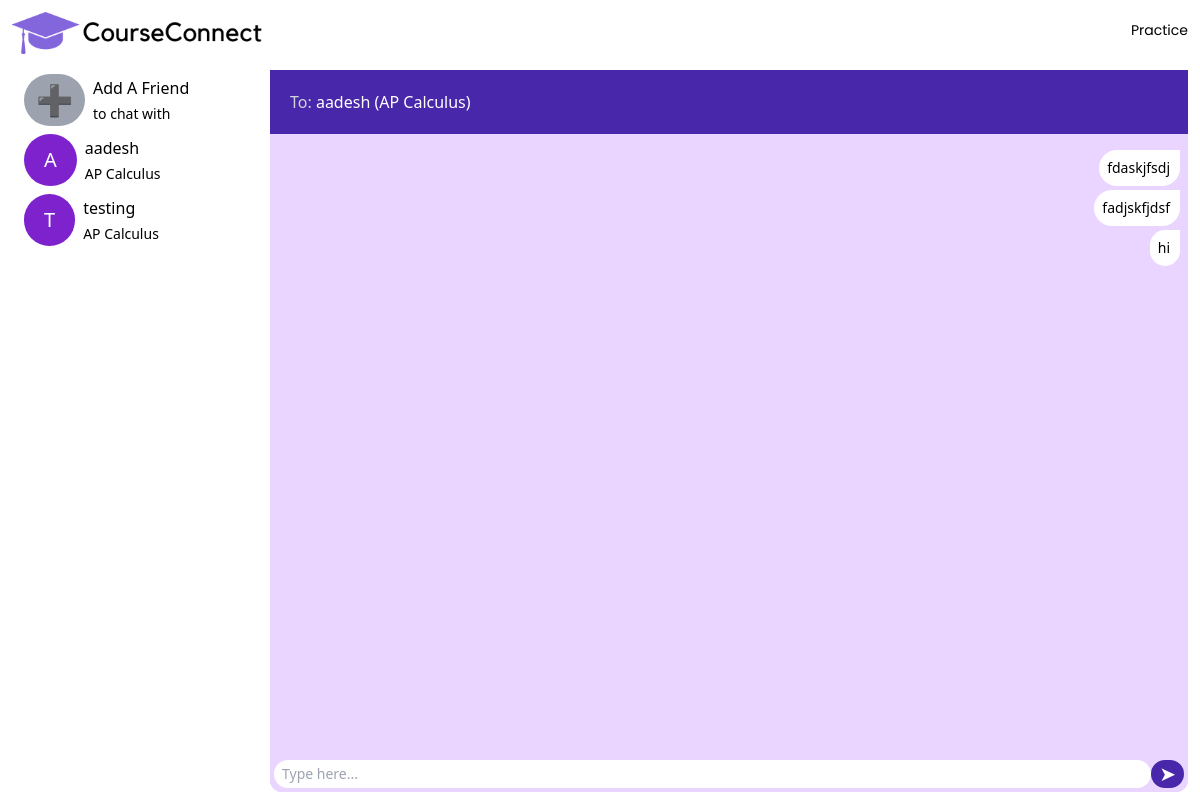
/chats (signed in), run on the app's committed database.
### packages/models.py (models this page shows, shortened)
class Chatroom(database.Model):
    id = database.Column("id", database.Integer, primary_key=True)
    practice_problems = database.relationship("PracticeProblem", secondary=chatroom_practiceproblem)
    practice_problems = database.relationship(
        "PracticeProblem",
        secondary=chatroom_practiceproblem,
        overlaps="chatroom",
    )
    name = database.Column(database.String(100))
    commonality = database.Column(database.String(100))
    messages = database.relationship("Message", back_populates="chatroom")
    users = database.relationship('Users', secondary=user_chatroom_association, back_populates='chatrooms')
    user_1_open = database.Column(database.Boolean, default=False)
    user_2_open = database.Column(database.Boolean, default=False)
    def get_friend(self, user):
        user_a, user_b = map(int, self.name.split("x"))
        if user_a == user.id:
            return Users.get_user(id=user_b)
        else:
            return Users.get_user(id=user_a)
    def get_message_status(self, user):
        user_a, user_b = map(int, self.name.split("x"))
        if user_a != user.id:
            if self.user_1_open:
                return True
            else:
                return False
        elif user_b != user.id:
            if self.user_2_open:
                return True
            else:
                return False

class Users(database.Model):
    id = database.Column("id", database.Integer, primary_key=True)
    name = database.Column(database.String(100))
    email = database.Column(database.String(100))
    password = database.Column(database.String(100))
    courses = database.Column(database.JSON)
    chatrooms = database.relationship('Chatroom', secondary=user_chatroom_association, back_populates='users')
    chatroom_ordering = database.Column(database.JSON)
    def get_chatrooms(self):
        chatrooms_list = []
        for chatroom_name in self.chatroom_ordering:
            chatrooms_list.append(Chatroom.query.filter_by(name=chatroom_name).first())
        return chatrooms_list
    @staticmethod
    def get_user(email=None, id=None):
        if email:
            return Users.query.filter_by(email=email).first()
        if id:
            return Users.query.filter_by(id=id).first()

class Message(database.Model):
    id = database.Column("id", database.Integer, primary_key=True)
    sender = database.Column(database.String(100))
    content = database.Column(database.String(200))
    chatroom_id = database.Column(database.Integer, database.ForeignKey('chatroom.id'))
    chatroom = database.relationship('Chatroom', back_populates='messages')  # Define the relationship here

### app.py (the view)
@app.route("/chats")
@logged_in
def chats():
    email = flask.session.get("email")
    user = Users.get_user(email=email)
    if len(user.chatrooms) > 0:
        chatroom = user.chatrooms[0]
        return flask.render_template("dashboard.html", user=user)
    else:
        return flask.redirect("/add")

### packages/backend.py (called while the page is built)
def logged_in(f):
    @wraps(f)
    def validator(*args, **kwargs):
        if flask.session.get("email"):
            return f(*args, **kwargs)
        else:
            return flask.redirect("/")
    return validator

### templates/dashboard.html (shortened to what this page needs)
<!DOCTYPE html>
<html lang="en">
<head>
    <link href="../static/css/output.css" rel="stylesheet">
</head>
<body>
    <div class="h-screen">
        <div class="flex flex-col space-y-1 px-3 h-full pb-2">
            <nav class="flex flex-col min-[540px]:flex-row justify-between py-3 space-y-2">
                <img src="../static/img/logo.png" width="250px">
                <div class="flex flex-row space-x-5 font-poppins text-sm">
                    <a class="" href="/practice-problems">Practice</a>
                </div>
            </nav>
            <div id="main" class="flex flex-row space-x-2 h-full">
                <div id="friendList" class=" py-1 space-y-2 w-[250px]">
                    <a class="flex flex-row space-x-2 px-3 items-center " href="/add">
                        <div>
                            <p class="bg-gray-400 text-white rounded-full px-3 py-2 text-3xl">➕</p>
                        </div>
                        <div class="flex flex-col space-y-1">
                            <p class="text-md">Add A Friend</p>
                            <p class="text-sm">to chat with</p>
                        </div>
                    </a>
                    {% for chatroom in user.get_chatrooms() %}
                        <div id="{{chatroom.get_friend(user).id}}Contact" userName="{{ chatroom.get_friend(user).name }}" commonality="{{ chatroom.commonality }}" onclick="changeChatroom({{ chatroom.get_friend(user).id }})" class="flex flex-row space-x-2 px-3 items-center">
                            <div>
                                <p class="bg-purple-700 text-white rounded-full px-5 py-3 text-xl">{{ chatroom.get_friend(user).name[0].upper() }}</p>
                            </div>
                            <div class="flex flex-col space-y-1">
                                <p class="text-md">{{ chatroom.get_friend(user).name }}</p>
                                <p class="text-sm">{{ chatroom.commonality }}</p>
                            </div>
                        </div>
                    {% endfor %}
                </div>
                <div class="flex flex-col grow rounded-b-3xl h-full">
                    <div class="bg-accent text-white text-md px-5 py-5">
                        <span class="text-gray-300">To: </span><span id="toChat">{{ user.get_chatrooms()[0].get_friend(user).name }} ({{ user.get_chatrooms()[0].commonality }})</span>
                    </div>
                    <div id="chatContainer" class="flex grow justify-between flex-col bg-purple-200 h-0 rounded-b-xl">
                        <div>
                            {% for chatroom in user.get_chatrooms() %}
                                {% if chatroom == user.get_chatrooms()[0] %}
                                    <div id="{{ chatroom.get_friend(user).id }}" class="flex flex-col-reverse px-2 pt-3 pb-1 space-y-0 ">
                                    {% for message in chatroom.messages[::-1] %}
                                        {% if message.sender|int == user.id  %}
                                            <div class="flex flex-row-reverse">
                                                <p class="rounded-b-3xl text-sm rounded-l-3xl bg-white max-w-sm w-fit pl-2 py-2 pr-2.5 text-black">{{ message.content }}</p>
                                            </div>
                                        {% else %}
                                            <div class="max-w-sm">
                                                <p class="rounded-b-3xl text-sm rounded-r-3xl bg-accent w-fit pl-2 py-2 pr-2.5 text-white">{{ message.content }}</p>
                                            </div>
                                        {% endif %}
                                        <div class="h-1"></div>
                                    {% endfor %}
                                    </div>
                                {% endif %}
                            {% endfor %}
                        </div>
                        <div id="inputContainer" class="flex flex-row p-1 sticky bottom-0 bg-purple-200">
                            <input id="messageInput" placeholder="Type here..." class="flex-grow rounded-3xl py-1 px-2 text-sm">
                            <button onclick="sendMessage()" class="px-2 bg-accent text-white rounded-full text-xl">➤</button>
                        </div>
                    </div>
                </div>
            </div>
        </div>
    </div>
</body>
</html>

### templates/dashboard.html (style rules this page uses)
body { overflow-y: hidden; }
#chatContainer { max-height:calc(100% - 50px); overflow-y: auto; }
#friendList { max-height: 90vh; overflow-y: auto; }

### data on the page
Chatroom: get_friend "A", get_friend "aadesh", commonality "AP Calculus"
Chatroom: get_friend "T", get_friend "testing", commonality "AP Calculus"
Users: get_chatrooms "aadesh", chatroom_ordering.commonality "AP Calculus"
Message: content "hi"
Message: content "fadjskfjdsf"
Message: content "fdaskjfsdj"
